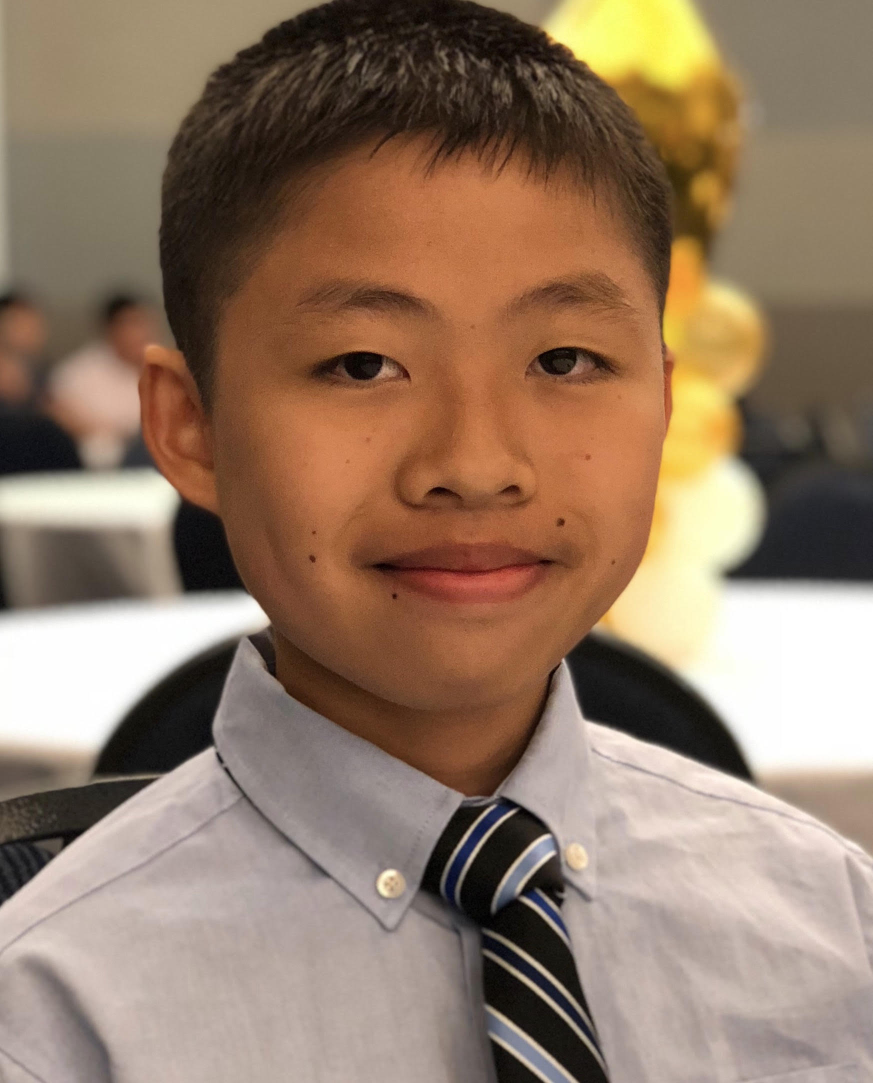
#> input picture Python/Estimate_Size/img.jpg, 1745 x 2166 px (shown at 1/2 size)
$ python estimate_size_multi.py
#> lines starting #> are read from the running program, lines starting #| are printed output that depends on the picture; after the words box and inside, x2 and y2 are one past the last pixel; in counts of white or black regions, pixels touching at a corner belong together
import cv2
import numpy as np
from scipy.spatial.distance import euclidean

def resize_image(image, width=1024):
    """
    Resize image to fit within specified width while maintaining aspect ratio.

    Args:
        image: Input image
        width: Target width

    Returns:
        Resized image and scale factor
    """
    h, w = image.shape[:2]
    scale = width / float(w)

    # If image is smaller than target width, keep original size
    if scale > 1:
        return image, 1.0

    dimensions = (int(w * scale), int(h * scale))
    return cv2.resize(image, dimensions, interpolation=cv2.INTER_AREA), scale

def get_object_size(image_path, reference_width, debug=False, window_width=1024):
    """
    Estimate sizes of objects in an image using a reference object.

    Args:
        image_path: Path to the input image
        reference_width: Known width of reference object in millimeters
        debug: If True, shows intermediate processing steps
        window_width: Target width for display window

    Returns:
        List of detected objects with their estimated dimensions
    """
#> called with image_path = 'img.jpg', reference_width = 100, debug = True, window_width = 1024
    # Read image
    original_image = cv2.imread(image_path)
#> original_image is the input picture: shape (2166, 1745, 3); mean B, G, R 102, 122.3, 146.9
    if original_image is None:
        raise ValueError("Could not read image from path")

    # Resize image for processing while maintaining aspect ratio
    image, scale_factor = resize_image(original_image, window_width)
#> scale_factor = 0.587

    # Create processing copy
    gray = cv2.cvtColor(image, cv2.COLOR_BGR2GRAY)
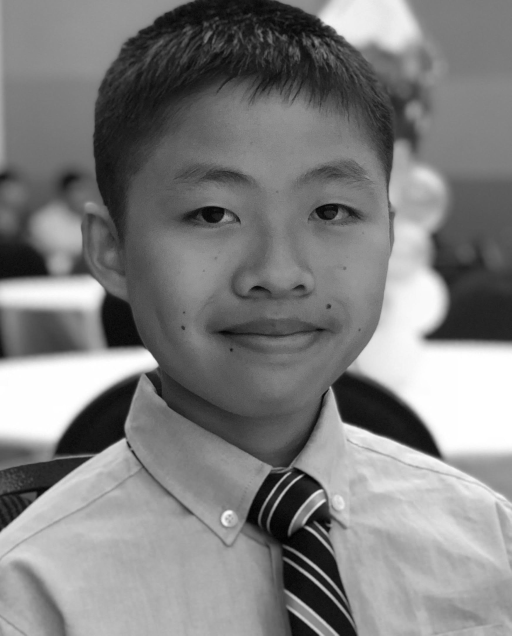
#> gray: shape (1271, 1023) (shown at 1/2 size); min 0, max 255, mean 127.4
    blurred = cv2.GaussianBlur(gray, (7, 7), 0)

    # Edge detection
    edges = cv2.Canny(blurred, 50, 150)
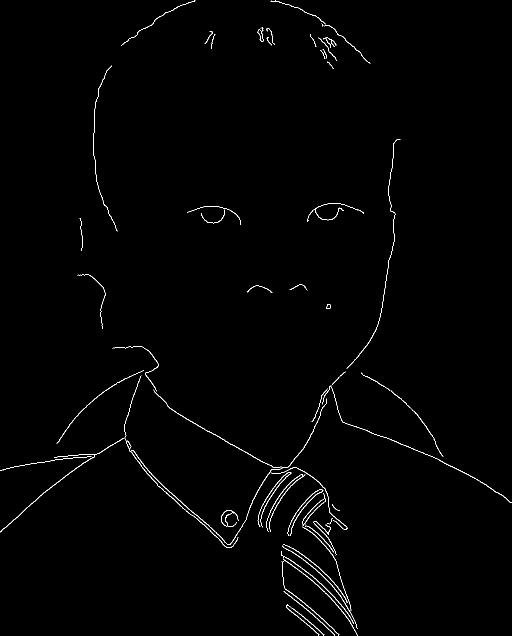
#> edges: shape (1271, 1023) (shown at 1/2 size); 0.84% white in thin lines or dots

    # Find contours
    contours, _ = cv2.findContours(edges.copy(), cv2.RETR_EXTERNAL, cv2.CHAIN_APPROX_SIMPLE)
#> contours = 64 contours, 25 with area under 20; largest, box (x1, y1, x2, y2) and area: (263, 900, 565, 1090) 220, (307, 779, 654, 936) 197, (250, 877, 477, 1096) 156, (0, 910, 190, 1065) 149, (645, 770, 1023, 1006) 122

    if len(contours) == 0:
        return []

    # Sort contours from left to right
    sorted_contours = sorted(contours, key=lambda c: cv2.boundingRect(c)[0])
#> sorted_contours has the same summary as contours

    # Get reference object (leftmost object)
    reference_object = sorted_contours[0]
#> reference_object = contour of 112 points, box (x1, y1, x2, y2) (0, 913, 183, 941), area 1
    ref_box = cv2.minAreaRect(reference_object)
#> ref_box = ((90.68, 924.4), (184, 5.07), -8.72)
    ref_pixels = max(ref_box[1])  # Get the longest dimension
#> ref_pixels = 184

    # Calculate pixels per metric (accounting for scale factor)
    pixels_per_metric = (ref_pixels / scale_factor) / reference_width
#> pixels_per_metric = 3.14

    objects = []

    # Process each contour
    for contour in sorted_contours[1:]:
        # Get rotated rectangle
        box = cv2.minAreaRect(contour)
        box_points = cv2.boxPoints(box)
        box_points = np.intp(box_points)

        # Calculate real-world dimensions (accounting for scale factor)
        width = (box[1][0] / scale_factor) / pixels_per_metric
        height = (box[1][1] / scale_factor) / pixels_per_metric

        # Store object information
        objects.append({
            'width_mm': round(width, 1),
            'height_mm': round(height, 1),
            'contour': box_points
        })

        if debug:
            # Draw rotated rectangle
            cv2.drawContours(image, [box_points], 0, (0, 255, 0), 2)

            # Add dimensions text
            center = np.mean(box_points, axis=0).astype(int)
            text = f"{width:.1f}mm x {height:.1f}mm"
            cv2.putText(image, text, tuple(center), cv2.FONT_HERSHEY_SIMPLEX,
                       0.65, (255, 0, 0), 2)
#> this loop made 63 passes
#> (box, box_points, width, height, center, text) on passes 1 to 5: (((93.29, 984.9), (243, 7.97), -38.73), [[1, 1064], [-3, 1057], [185, 905], [190, 911]], 132.1, 4.33, [93, 984], '132.1mm x 4.3mm'), (((181.5, 902), (148.4, 18.1), -16.7), [[113, 931], [107, 914], [249, 872], [255, 889]], 80.64, 9.84, [181, 901], '80.6mm x 9.8mm'), (((193.8, 805.7), (227.1, 19.76), -40.16), [[113, 886], [100, 871], [274, 724], [287, 740]], 123.5, 10.74, [193, 805], '123.5mm x 10.7mm'), (((196.2, 595.7), (36.04, 118.6), -25.05), [[204, 657], [154, 549], [187, 534], [237, 641]], 19.59, 64.45, [195, 595], '19.6mm x 64.5mm'), (((162.3, 468.4), (3.63, 65.12), -2.64), [[162, 501], [159, 435], [162, 435], [165, 500]], 1.97, 35.39, [162, 467], '2.0mm x 35.4mm')
#> (contour, box, box_points, width, height, text) on pass 42: ([[611, 1049], [611, 1050]], ((611, 1049.5), (1, 0), -90), [[611, 1050], [611, 1050], [611, 1049], [611, 1049]], 0.544, 0, '0.5mm x 0.0mm')
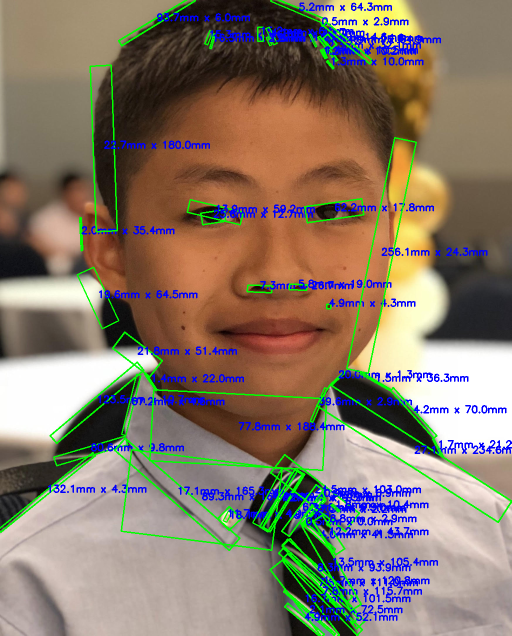
#> image: shape (1271, 1023, 3) (shown at 1/2 size); mean B, G, R 105.7, 121.7, 135.8
#> after the loop, objects = 63 items

    if debug:
        # Create window with proper sizing
        window_name = "Object Size Estimation"
        cv2.namedWindow(window_name, cv2.WINDOW_NORMAL)

        # Get screen resolution
        screen = cv2.getWindowImageRect(window_name)
#> screen = (-1, -1, -1, -1)
        if screen is not None:
            screen_height = screen[3]
#> screen_height = -1
            # Calculate window height maintaining aspect ratio
            window_height = int(window_width * (image.shape[0] / image.shape[1]))
#> window_height = 1272
            # Ensure window fits on screen
            if window_height > screen_height:
                scale = screen_height / window_height
#> scale = -0.000786
                window_width = int(window_width * scale)
#> window_width = 0
                window_height = screen_height
#> window_height = -1

            cv2.resizeWindow(window_name, window_width, window_height)

        cv2.imshow(window_name, image)
        cv2.waitKey(0)
        cv2.destroyAllWindows()

    return objects

# [26 lines of commented-out code are left out]
if __name__ == "__main__":
    # Example settings
    image_path = "img.jpg"
    reference_width_mm = 100  # Known width of reference object in millimeters
    window_width = 1024  # Default window width in pixels

    try:
        objects = get_object_size(
            image_path,
            reference_width_mm,
            debug=True,
            window_width=window_width
        )
#> objects = 63 items

        print("\nDetected Objects:")
        for i, obj in enumerate(objects, 1):
            print(f"Object {i}:")
            print(f"Width: {obj['width_mm']}mm")
            print(f"Height: {obj['height_mm']}mm")
            print("---")
#> this loop made 63 passes
#> (printed output is left out)

    except Exception as e:
        print(f"Error processing image: {str(e)}")
